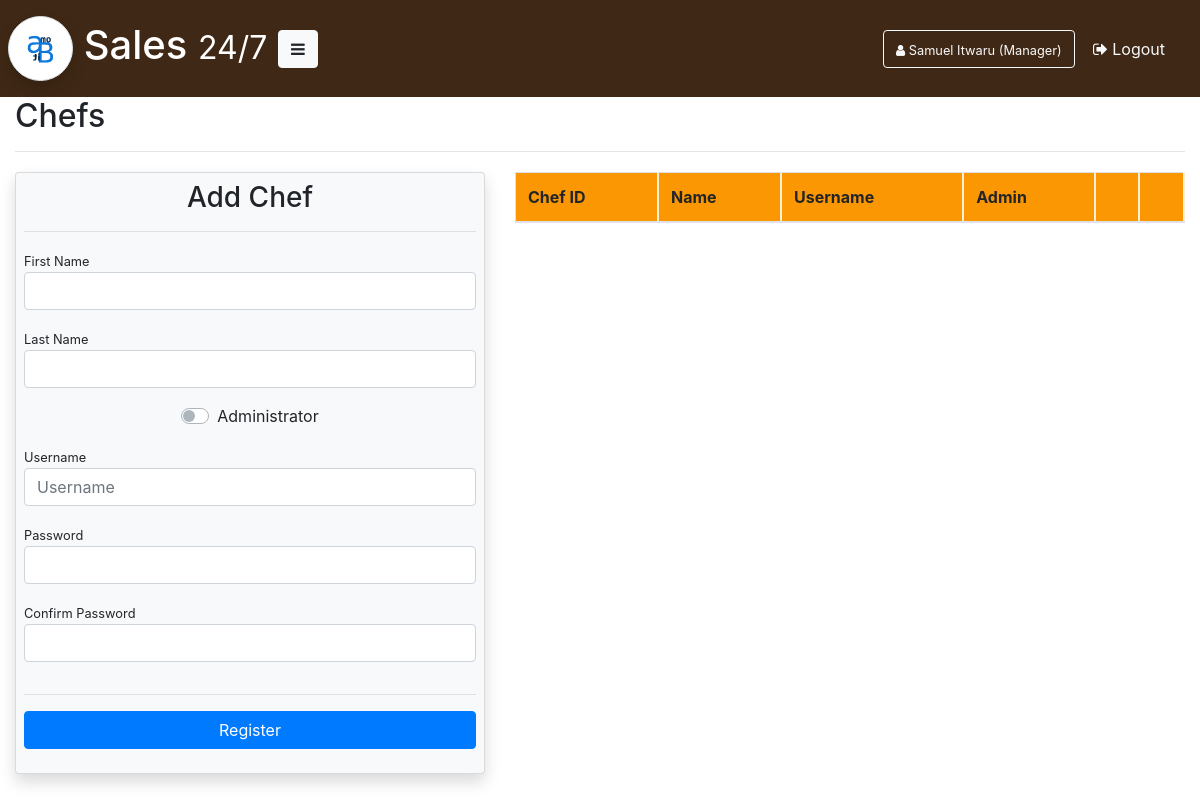
The app's page /chef/ (signed in), older data.
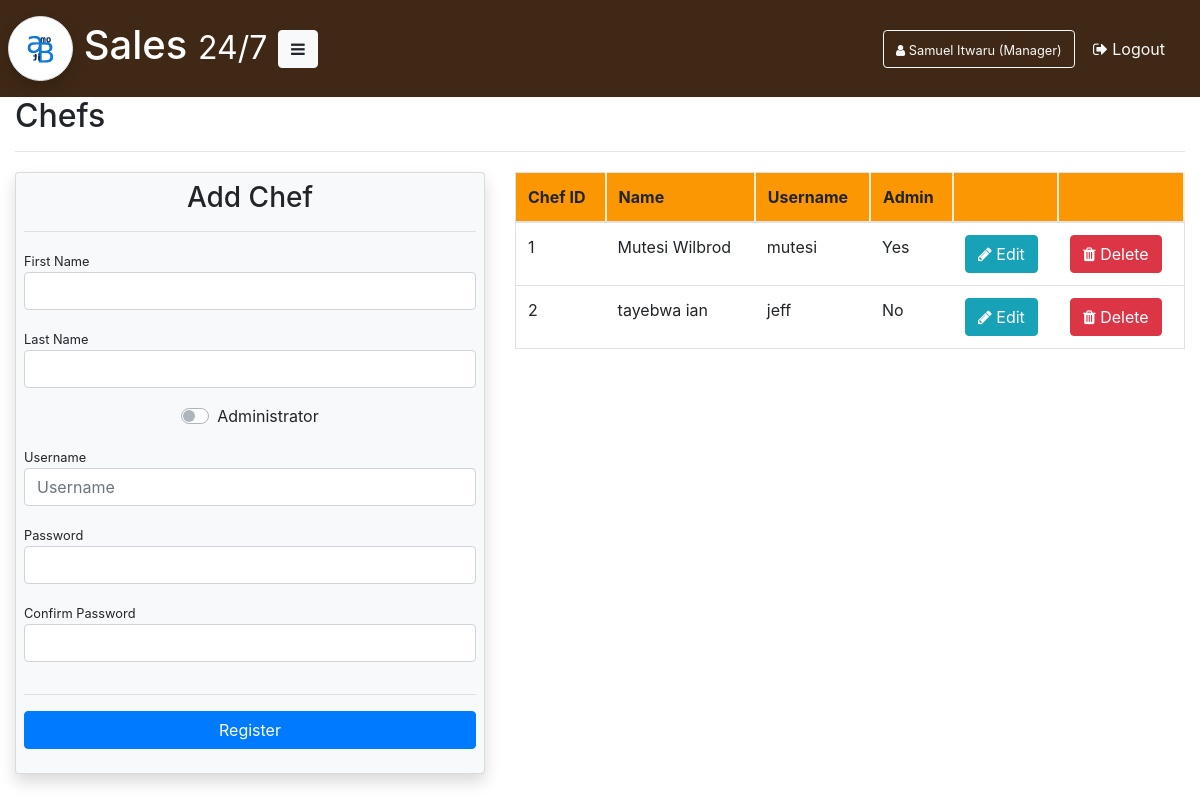
The same page, newer data.
### Application/database/model.py (models this page shows, shortened)
class Chef(Base):
    __tablename__ = "chef"
    id = Column(Integer, primary_key=True)
    first_name = Column(String(64))
    last_name = Column(String(64))
    admin = Column(Boolean)
    user = relationship("User", backref="chef",
                        cascade="all,delete", uselist=False)
    kitchen_stock_usages = relationship("KitchenStockUsage", backref="chef")
    kitchen_stock_purchases = relationship(
        "KitchenStockPurchase", backref="chef")
    def delete(self):
        session.delete(self)
        session.commit()
    def read(self):
        return session.query(self).all()

class User(Base, UserMixin):
    __tablename__ = "user"
    id = Column(Integer, primary_key=True)
    username = Column(String(64), unique=True)
    password = Column(String)
    cashier_id = Column(Integer, ForeignKey("cashier.id", ondelete="CASCADE"))
    manager_id = Column(Integer, ForeignKey("manager.id", ondelete="CASCADE"))
    chef_id = Column(Integer, ForeignKey("chef.id", ondelete="CASCADE"))

### Application/blueprints/Chef/chef.py (the view)
@chef.route("/")
@login_required
def get_chefs():
    chefs = Chef.read(Chef)
    return render_template("manager/chefs.html", mod=module, chefs=chefs)

### Application/__init__.py (called while the page is built)
@login_manager.user_loader
def load_user(user_id):
    return session.query(User).filter_by(id=user_id).first()

### Application/templates/manager/chefs.html (shortened to what the changed rows need)
{% extends 'manager/manager-base.html' %}
{% block content %}
<h2>Chefs</h2>
{% if chef_to_edit %}
<div class="container">
	<div class="row">
		<h3 class="pl-3">Edit Chef - {{ chef_to_edit.last_name }}</h3>
	</div>
	<hr>
	<div class="row">
		<div class="col-md-5 bg-light card">
			<form method="POST" action="{{url_for('chef.edit_chef')}}">
				<div class="form-group">
					<input type="hidden" name="chef" value="{{ chef_to_edit.id }}"/>
					<label class="form-check-label">First Name</label>
					<input class="form-control" type="text" name="first-name" value="{{chef_to_edit.first_name}}" required>
				</div>
				<div class="form-group">
					<label class="form-check-label">Last Name</label>
					<input class="form-control" type="text" name="last-name" value="{{chef_to_edit.last_name}}" required>
				</div>
				<div class="form-group">
					<div class="custom-control custom-switch" align="center">
						<input type="checkbox" name="admin" class="custom-control-input" id="admin-switch" {% if chef_to_edit.admin %}checked{% endif %}>
						<label class="custom-control-label" for="admin-switch">Administrator</label>
					</div>
				</div>
				<hr>
				<div class="form-group">
					<label class="form-check-label">Username</label>
					<input class="form-control" type="text" name="username" placeholder="Username" value="{{chef_to_edit.user.username}}" required>
				</div>
				<div class="form-group">
					<button type="submit" class="btn btn-primary btn-block">Update</button>
				</div>
			</form>
		</div>
		<div class="col-md-6">
			<form method="POST" action="{{url_for('chef.reset_password')}}">
				<h3 class="form-check-label">Reset Password</h3>
				<div class="form-group">
					<input type="hidden" name="chef" value="{{ chef_to_edit.id }}"/>
					<label class="form-check-label">Password</label>
					<input class="form-control" type="password" name="password" placeholder="Password" required>
				</div>
				<div class="form-group">
					<label class="form-check-label">Confirm Password</label>
					<input class="form-control" type="password" name="password-1" placeholder="Confirm Password" required>
				</div>
				<div class="form-group">
					<button type="submit" class="btn btn-primary btn-block">Reset</button>
				</div>
			</form>
		</div>
	</div>
</div>
{% else %}
	<div class="row pt-1">
		<div class="col-md-7">
			<table class="table table-responsive-sm table-hover border">
				<thead>
				    <tr>
				    	<th scope="col">Chef ID</th>
				    	<th scope="col">Name</th>
				    	<th scope="col">Username</th>
				    	<th scope="col">Admin</th>
				    	<th scope="col"></th>
				    	<th scope="col"></th>
				    </tr>
				</thead>
				<tbody>
					{% for chef in chefs %}
						<tr scope="row" style="cursor: pointer;">
							<td>{{chef.id}}</td>
							<td>{{chef.first_name}} {{chef.last_name}}</td>
							<td>{{chef.user.username}}</td>
							<td>{% if chef.admin %}Yes{% else %}No{% endif %}</td>
							<td>
								<form action="{{ url_for('chef.edit_chef') }}">
									<button type="submit" class="btn btn-info"><span class="fa fa-pencil"></span> Edit</button>
								</form>
							</td>
							<td>
								<button type="submit" class="btn btn-danger" data-toggle="modal" data-target="#confirmDeleteChef{{chef.id}}"><span class="fa fa-trash"></span> Delete</button>
							</td>
						</tr>
					{% endfor %}
				</tbody>
			</table>
		</div>
	</div>
{% endif %}
{% endblock	 %}

Row changes from the older to the newer data that the page shows:
added Chef: id "1", first_name "Mutesi", last_name "Wilbrod", user.username "mutesi", admin "Yes"
added Chef: id "2", first_name "tayebwa", last_name "ian", user.username "jeff", admin "No"
